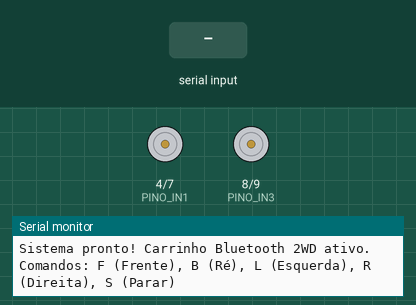
Recording of a sketch running on a simulated Arduino Uno, built with avr-gcc and run on an emulated ATmega328P. Parts: motor-driver pin pairs drawn as motors (green arrow = first pin HIGH = forward, orange = second pin HIGH = backward, longer = more drive, scaled by the enable pin), the last lines printed to the serial monitor. Inputs (shaded band) come from the test bench.

Above: at 1.2 s.
1.3 s: "F\n" received over Serial
At 2.1 s:
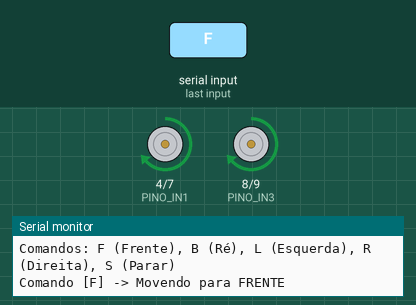
2.8 s: "B\n" received over the second serial link
At 3.2 s:
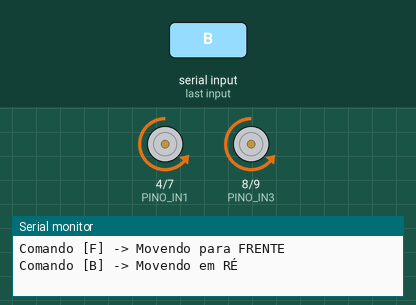
4.3 s: "L\n" received over Serial
At 5.5 s:
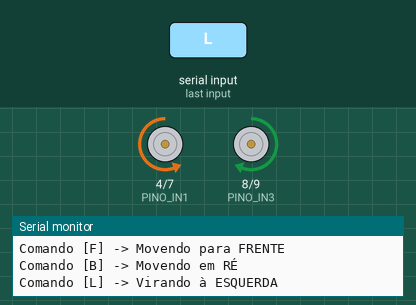
5.8 s: "R\n" received over the second serial link
At 6.7 s:
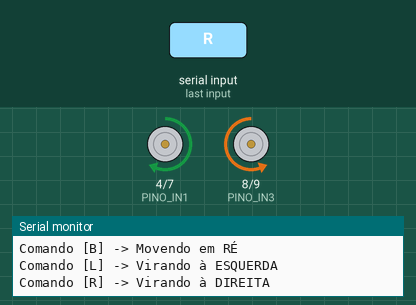
7.3 s: "S\n" received over Serial
At 7.9 s:
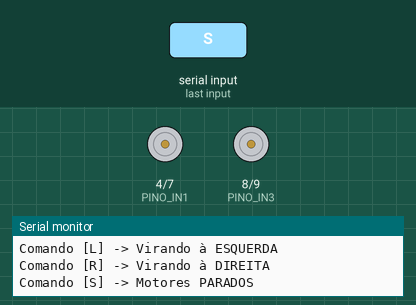
8.8 s: "f\n" received over Serial
At 10.2 s:
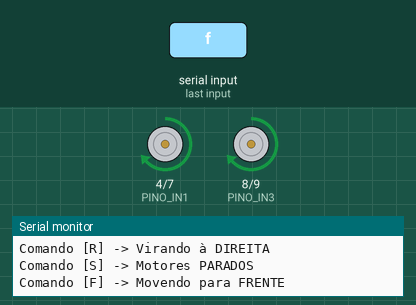
Timing chart, 0 to 11.3 s (numbered marks = the images above; inputs shaded):
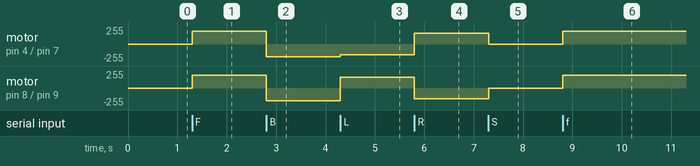

Measured:
- after the input at 1.3 s, motor on pin 4 (PINO_IN1) / pin 7 (PINO_IN2), motor on pin 8 (PINO_IN3) / pin 9 (PINO_IN4): stopped → forward 190/255 at once
- after the input at 2.8 s, motor on pin 4 (PINO_IN1) / pin 7 (PINO_IN2), motor on pin 8 (PINO_IN3) / pin 9 (PINO_IN4): forward 190/255 → backward 190/255 at once
- after the input at 4.3 s, motor on pin 4 (PINO_IN1) / pin 7 (PINO_IN2): backward 190/255 → backward 160/255 at once; motor on pin 8 (PINO_IN3) / pin 9 (PINO_IN4): backward 190/255 → forward 160/255 at once
- after the input at 5.8 s, motor on pin 4 (PINO_IN1) / pin 7 (PINO_IN2): backward 160/255 → forward 160/255 at once; motor on pin 8 (PINO_IN3) / pin 9 (PINO_IN4): forward 160/255 → backward 160/255 at once
- after the input at 7.3 s, motor on pin 4 (PINO_IN1) / pin 7 (PINO_IN2): forward 160/255 → stopped at once; motor on pin 8 (PINO_IN3) / pin 9 (PINO_IN4): backward 160/255 → stopped at once
- after the input at 8.8 s, motor on pin 4 (PINO_IN1) / pin 7 (PINO_IN2), motor on pin 8 (PINO_IN3) / pin 9 (PINO_IN4): stopped → forward 190/255 at once

The sketch:

p54_carrinho_controlado_por_bluetooth.ino
```cpp
/*
 * Projeto 54: Carrinho Controlado por Bluetooth
 * O que faz: Pilota um chassi 2WD com Ponte H L298N via comandos Bluetooth HC-05 ('F', 'B', 'L', 'R', 'S').
 * Ligações: D4/D7 (IN1/IN2), D8/D9 (IN3/IN4), D5 (ENA PWM), D6 (ENB PWM), D10 (BT TXD), D11 (BT RXD)
 * Bibliotecas: SoftwareSerial
 * Material: 80 Projetos Arduino
 */

#include <SoftwareSerial.h>

const byte PINO_IN1 = 4;    // Motor Esquerdo Direção 1
const byte PINO_ENA = 5;    // Motor Esquerdo Velocidade PWM
const byte PINO_ENB = 6;    // Motor Direito Velocidade PWM
const byte PINO_IN2 = 7;    // Motor Esquerdo Direção 2
const byte PINO_IN3 = 8;    // Motor Direito Direção 1
const byte PINO_IN4 = 9;    // Motor Direito Direção 2
const byte PINO_BT_RX = 10; // Recebe do TXD do HC-05
const byte PINO_BT_TX = 11; // Envia ao RXD do HC-05 (via divisor 1kΩ + 2kΩ)

const byte VELOCIDADE_NORMAL = 190; // AJUSTE AQUI: potência PWM (0 a 255)
const byte VELOCIDADE_CURVA = 160;

SoftwareSerial bt(PINO_BT_RX, PINO_BT_TX);

void pararMotores() {
  digitalWrite(PINO_IN1, LOW);
  digitalWrite(PINO_IN2, LOW);
  digitalWrite(PINO_IN3, LOW);
  digitalWrite(PINO_IN4, LOW);
  analogWrite(PINO_ENA, 0);
  analogWrite(PINO_ENB, 0);
}

void moverFrente() {
  digitalWrite(PINO_IN1, HIGH);
  digitalWrite(PINO_IN2, LOW);
  digitalWrite(PINO_IN3, HIGH);
  digitalWrite(PINO_IN4, LOW);
  analogWrite(PINO_ENA, VELOCIDADE_NORMAL);
  analogWrite(PINO_ENB, VELOCIDADE_NORMAL);
}

void moverRe() {
  digitalWrite(PINO_IN1, LOW);
  digitalWrite(PINO_IN2, HIGH);
  digitalWrite(PINO_IN3, LOW);
  digitalWrite(PINO_IN4, HIGH);
  analogWrite(PINO_ENA, VELOCIDADE_NORMAL);
  analogWrite(PINO_ENB, VELOCIDADE_NORMAL);
}

void virarEsquerda() {
  digitalWrite(PINO_IN1, LOW);
  digitalWrite(PINO_IN2, HIGH);
  digitalWrite(PINO_IN3, HIGH);
  digitalWrite(PINO_IN4, LOW);
  analogWrite(PINO_ENA, VELOCIDADE_CURVA);
  analogWrite(PINO_ENB, VELOCIDADE_CURVA);
}

void virarDireita() {
  digitalWrite(PINO_IN1, HIGH);
  digitalWrite(PINO_IN2, LOW);
  digitalWrite(PINO_IN3, LOW);
  digitalWrite(PINO_IN4, HIGH);
  analogWrite(PINO_ENA, VELOCIDADE_CURVA);
  analogWrite(PINO_ENB, VELOCIDADE_CURVA);
}

void executarComando(char c) {
  if (c == '\r' || c == '\n' || c == ' ') return;
  switch (c) {
    case 'F':
    case 'f':
      moverFrente();
      Serial.println(F("Comando [F] -> Movendo para FRENTE"));
      break;
    case 'B':
    case 'b':
      moverRe();
      Serial.println(F("Comando [B] -> Movendo em RÉ"));
      break;
    case 'L':
    case 'l':
      virarEsquerda();
      Serial.println(F("Comando [L] -> Virando à ESQUERDA"));
      break;
    case 'R':
    case 'r':
      virarDireita();
      Serial.println(F("Comando [R] -> Virando à DIREITA"));
      break;
    case 'S':
    case 's':
      pararMotores();
      Serial.println(F("Comando [S] -> Motores PARADOS"));
      break;
    default:
      break;
  }
}

void setup() {
  Serial.begin(9600);
  bt.begin(9600);

  pinMode(PINO_IN1, OUTPUT);
  pinMode(PINO_IN2, OUTPUT);
  pinMode(PINO_IN3, OUTPUT);
  pinMode(PINO_IN4, OUTPUT);
  pinMode(PINO_ENA, OUTPUT);
  pinMode(PINO_ENB, OUTPUT);
  pararMotores();

  Serial.println(F("Sistema pronto! Carrinho Bluetooth 2WD ativo."));
  Serial.println(F("Comandos: F (Frente), B (Ré), L (Esquerda), R (Direita), S (Parar)"));
}

void loop() {
  if (bt.available() > 0) {
    executarComando((char)bt.read());
  }
  if (Serial.available() > 0) {
    executarComando((char)Serial.read());
  }
}
```
